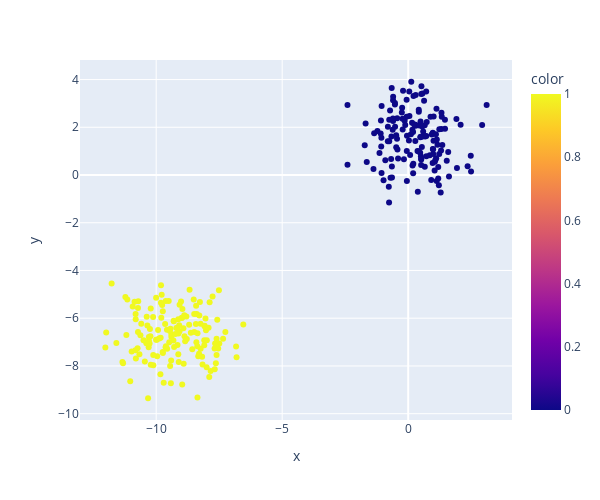

The cell this chart's notebook holds for it:
### Code cell
# Utilizando Plotly Express
fig = px.scatter(x = features['X1'], 
                 y = features['X2'], 
                 color = y,
                 width = 600,
                 height = 500)
fig.show()

### Figure 1 — Plotly figure (JSON) as saved in the notebook; plotly's stock layout.template omitted (floating-point values rounded to 4 significant figures; data arrays with more than 128 entries replaced by an {"elided": "..."} marker saying what was removed)
{"data": [{"hovertemplate": "x=%{x}<br>y=%{y}<br>color=%{marker.color}<extra></extra>", "legendgroup": "", "marker": {"color": {"elided": "300 int values"}, "coloraxis": "coloraxis", "symbol": "circle"}, "mode": "markers", "name": "", "orientation": "v", "showlegend": false, "type": "scatter", "x": {"elided": "300 float values"}, "xaxis": "x", "y": {"elided": "300 float values"}, "yaxis": "y"}], "layout": {"coloraxis": {"colorbar": {"title": {"text": "color"}}, "colorscale": [[0, "#0d0887"], [0.1111, "#46039f"], [0.2222, "#7201a8"], [0.3333, "#9c179e"], [0.4444, "#bd3786"], [0.5556, "#d8576b"], [0.6667, "#ed7953"], [0.7778, "#fb9f3a"], [0.8889, "#fdca26"], [1, "#f0f921"]]}, "height": 500, "legend": {"tracegroupgap": 0}, "margin": {"t": 60}, "width": 600, "xaxis": {"anchor": "y", "domain": [0, 1], "title": {"text": "x"}}, "yaxis": {"anchor": "x", "domain": [0, 1], "title": {"text": "y"}}}}
